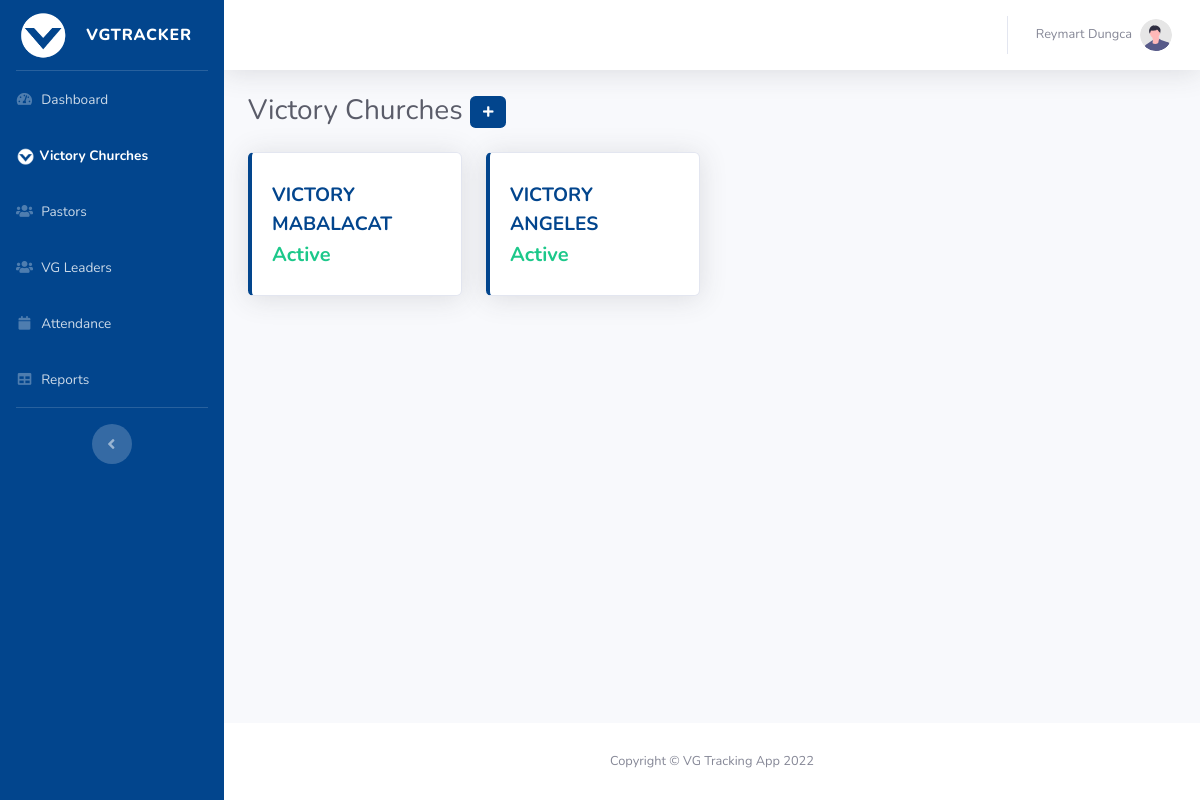
Page /dashboard?m=churches (signed in) on the committed database.
### tables this page shows
CREATE TABLE `users` (
  `id` int(255) NOT NULL,
  `username` varchar(255) NOT NULL,
  `password` longtext NOT NULL,
  `fname` varchar(255) NOT NULL,
  `lname` varchar(255) NOT NULL,
  `type` int(255) NOT NULL DEFAULT 1,
  `church` longtext DEFAULT NULL,
  `status` int(255) NOT NULL DEFAULT 0,
  `date` varchar(255) NOT NULL DEFAULT current_timestamp(),
  `code` varchar(255) NOT NULL
);

CREATE TABLE `churches` (
  `id` int(255) NOT NULL,
  `name` longtext NOT NULL,
  `address` longtext NOT NULL,
  `date` longtext NOT NULL,
  `time` longtext NOT NULL,
  `status` int(255) NOT NULL DEFAULT 1
);

### functions/data.php (called while the page is built, shortened)
<?php
include 'connection.php';
$user_id = $_SESSION['id'];
$user_code = $_SESSION['code'];
$checkuser = "SELECT * FROM users where id = ".$user_id." and code = '".$user_code."'";
$result = $conn->query($checkuser);
if ($result->num_rows > 0) {
  while($row = $result->fetch_assoc()) {
				   $user_fname = $row["fname"];
				   $user_lname = $row["lname"];
  }
}
else{
	header('Location: ../functions/logout.php');
}

### dashboard/layout/churches.php (the view, shortened to what this page needs)
  <div class="container-fluid">
                    <div class="d-sm-flex align-items-center justify-content-between mb-4">
                        <h1 class="h3 mb-0 text-gray-800">Victory Churches <button class='btn default-button '  data-toggle="modal" data-target="#addchurch" > <i class='fa fa-plus'></i></button></h1>
                    </div>
                    <div class="row">
                    <?php
$checkchurches= "SELECT * FROM churches";
$result_churches = $conn->query($checkchurches);
if ($result_churches->num_rows > 0) {
  while($row_church = $result_churches->fetch_assoc()) {
				 $church_name = $row_church["name"];
				  $church_status= $row_church["status"];
				  if($church_status==1){
					  $church_state = "<span class='text-success'>Active</span>";
				  }
				  else{
					    $church_state = "<span class='text-danger'>Inactive</span>";
				  }
				  ?>
				   <div class="col-xl-3 col-md-6 mb-4" onclick="viewchurch(<?php echo $row_church["id"];?>)" style='cursor:pointer'>
                            <div class="card border-left-primary shadow h-100 py-2">
                                <div class="card-body">
                                    <div class="row no-gutters align-items-center">
                                        <div class="col mr-2">
                                            <div class="text-lg font-weight-bold text-primary text-uppercase mb-1">
                                                <?php echo $church_name;?> </div>
                                            <div class="h5 mb-0 font-weight-bold text-gray-800"> <?php echo $church_state;?> </div>
                                        </div>
                                    </div>
                                </div>
                            </div>
                        </div>
				  <?php
  }
}
?>
                    </div>
                </div>

### dashboard/topbar.php (shortened to what this page needs)
<nav class="navbar navbar-expand navbar-light bg-white topbar mb-4 static-top shadow">
                    <ul class="navbar-nav ml-auto">
                        <li class="nav-item dropdown no-arrow">
                            <a class="nav-link dropdown-toggle" href="#" id="userDropdown" role="button"
                                data-toggle="dropdown" aria-haspopup="true" aria-expanded="false">
                                <span class="mr-2 d-none d-lg-inline text-gray-600 small">
								<?php
								echo ucfirst($user_fname)." ".ucfirst($user_lname);
								?>
								</span>
                                <img class="img-profile rounded-circle"
                                    src="../img/undraw_profile.svg">
                            </a>
                        </li>
                    </ul>
                </nav>

### dashboard/head.php (style rules this page uses)
.default-button { color:white; font-size:12px; background: #02458d; }

### rows in the picture
users: fname "Reymart", lname "Dungca"
churches: name "VICTORY MABALACAT", status "Active"
churches: name "VICTORY ANGELES", status "Active"
